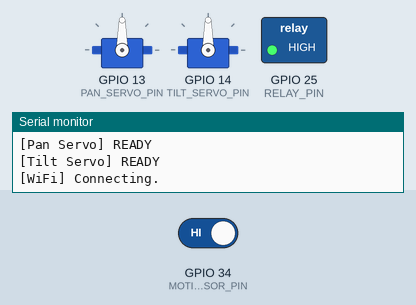
Recording of a sketch running on a simulated ESP32. Parts: 2 × servo, switched loads named in the sketch (green lamp = pin HIGH), the last lines printed to the serial monitor. The test bench sets the inputs (shaded band); at power-on: GPIO 34 (MOTION_SENSOR_PIN) HIGH. WiFi joins after 1.5 s; servers stay silent unless stated.

Above: at 0.1 s.
At 15.1 s:
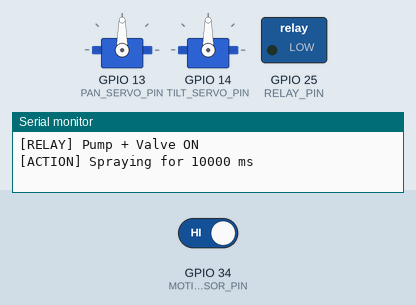
Timing chart, 0 to 26.5 s (numbered marks = the images above):
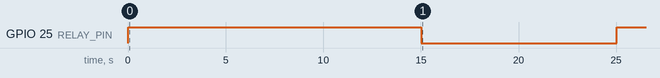

The sketch:

agrisentinel.ino
```cpp
/*
  Agrisentinel controller ESP32
  Owns the motion sensor, pan/tilt servos, and pump/valve relay.
  Requests camera scans and receives validated AI detections over ESP-NOW.
*/

#include <WiFi.h>
#include <esp_now.h>
#include <ESP32Servo.h>

#define RELAY_PIN 25
#define PAN_SERVO_PIN 13
#define TILT_SERVO_PIN 14
#define MOTION_SENSOR_PIN 34

#define RELAY_ON LOW
#define RELAY_OFF HIGH

const char* WIFI_SSID = "YOUR_WIFI_SSID";
const char* WIFI_PASSWORD = "YOUR_WIFI_PASSWORD";

const int PAN_LEFT = 30;
const int PAN_CENTER = 90;
const int PAN_RIGHT = 150;
const int TILT_DOWN = 45;
const int TILT_STRAIGHT = 90;
const int TILT_MIN = 45;
const int TILT_MAX = 90;

const unsigned long SPRAY_TIME = 10000;
const unsigned long SPRAY_COOLDOWN = 10000;
const unsigned long CAMERA_SETTLE_TIME = 500;
const unsigned long CAMERA_RESPONSE_TIMEOUT = 13000;
const unsigned long SENSOR_REARM_TIME = 1500;
const uint16_t BIRD_CONFIDENCE_THRESHOLD_PERMILLE = 750;

const uint8_t MSG_SCAN_REQUEST = 1;
const uint8_t MSG_SCAN_RESULT = 2;
const uint8_t RESULT_AI_VALID = 0;
const uint8_t RESULT_AI_UNAVAILABLE = 1;
const uint8_t RESULT_CAMERA_ERROR = 2;

struct __attribute__((packed)) ScanMessage {
  uint8_t type;
  uint16_t sequence;
  uint8_t status;
  uint8_t birdDetected;
  uint16_t confidencePermille;
};

const uint8_t BROADCAST_MAC[] = { 0xFF, 0xFF, 0xFF, 0xFF, 0xFF, 0xFF };
const int SCAN_PAN_ANGLES[] = {
  PAN_CENTER,
  PAN_LEFT,
  PAN_CENTER,
  PAN_RIGHT,
  PAN_CENTER
};
const size_t SCAN_POSITION_COUNT = sizeof(SCAN_PAN_ANGLES) / sizeof(SCAN_PAN_ANGLES[0]);

enum SystemState {
  MONITORING,
  WAITING_FOR_CAMERA_SETTLE,
  WAITING_FOR_CAMERA_RESULT,
  SPRAYING,
  COOLDOWN
};

Servo panServo;
Servo tiltServo;
SystemState systemState = MONITORING;

portMUX_TYPE resultMux = portMUX_INITIALIZER_UNLOCKED;
volatile bool cameraResultReady = false;
volatile uint16_t cameraResultSequence = 0;
volatile uint8_t cameraResultStatus = RESULT_CAMERA_ERROR;
volatile uint8_t cameraBirdDetected = 0;
volatile uint16_t cameraConfidencePermille = 0;

bool espNowReady = false;
bool relayActive = false;
bool sensorArmed = true;
bool sensorWasHigh = false;
bool hasSprayed = false;
uint16_t scanSequence = 0;
size_t scanPosition = 0;
unsigned long stateStartedAt = 0;
unsigned long sprayStartedAt = 0;
unsigned long cooldownStartedAt = 0;
unsigned long sensorLowStartedAt = 0;

void setRelay(bool enabled) {
  relayActive = enabled;
  digitalWrite(RELAY_PIN, enabled ? RELAY_ON : RELAY_OFF);
}

void setPanAngle(int angle) {
  panServo.write(constrain(angle, PAN_LEFT, PAN_RIGHT));
}

void setTiltAngle(int angle) {
  tiltServo.write(constrain(angle, TILT_MIN, TILT_MAX));
}

void enterMonitoring() {
  systemState = MONITORING;
  Serial.println("[SYSTEM] Monitoring");
}

void startSpray(const char* reason) {
  if (systemState == SPRAYING || systemState == COOLDOWN) {
    return;
  }

  if (hasSprayed && millis() - cooldownStartedAt < SPRAY_COOLDOWN) {
    Serial.println("[SAFETY] Spray request ignored during cooldown");
    systemState = COOLDOWN;
    stateStartedAt = millis();
    return;
  }

  Serial.printf("[ACTION] Deterrent triggered: %s\n", reason);
  setRelay(true);
  sprayStartedAt = millis();
  systemState = SPRAYING;
  stateStartedAt = sprayStartedAt;
  Serial.println("[RELAY] Pump + Valve ON");
  Serial.printf("[ACTION] Spraying for %lu ms\n", SPRAY_TIME);
}

bool addBroadcastPeer() {
  if (esp_now_is_peer_exist(BROADCAST_MAC)) {
    return true;
  }

  esp_now_peer_info_t peer = {};
  memcpy(peer.peer_addr, BROADCAST_MAC, 6);
  peer.channel = 0;
  peer.ifidx = WIFI_IF_STA;
  peer.encrypt = false;

  return esp_now_add_peer(&peer) == ESP_OK;
}

bool sendScanRequest() {
  if (!espNowReady || !addBroadcastPeer()) {
    return false;
  }

  ScanMessage request = {};
  request.type = MSG_SCAN_REQUEST;
  request.sequence = ++scanSequence;
  request.status = 0;
  request.birdDetected = 0;
  request.confidencePermille = 0;

  portENTER_CRITICAL(&resultMux);
  cameraResultReady = false;
  portEXIT_CRITICAL(&resultMux);

  esp_err_t result = esp_now_send(BROADCAST_MAC, (const uint8_t*)&request, sizeof(request));
  if (result != ESP_OK) {
    Serial.printf("[ESP-NOW] Scan request failed: %d\n", result);
    return false;
  }

  Serial.printf("[ESP-NOW] Requested camera scan %u at pan %d\n",
                request.sequence, SCAN_PAN_ANGLES[scanPosition]);
  return true;
}

void onEspNowReceive(const esp_now_recv_info_t* info, const uint8_t* data, int length) {
  if (length != sizeof(ScanMessage)) {
    return;
  }

  ScanMessage message;
  memcpy(&message, data, sizeof(message));
  if (message.type != MSG_SCAN_RESULT) {
    return;
  }

  portENTER_CRITICAL(&resultMux);
  cameraResultSequence = message.sequence;
  cameraResultStatus = message.status;
  cameraBirdDetected = message.birdDetected;
  cameraConfidencePermille = message.confidencePermille;
  cameraResultReady = true;
  portEXIT_CRITICAL(&resultMux);
}

void beginScan() {
  scanPosition = 0;
  setPanAngle(SCAN_PAN_ANGLES[scanPosition]);
  setTiltAngle(TILT_STRAIGHT);
  stateStartedAt = millis();
  systemState = WAITING_FOR_CAMERA_SETTLE;
  Serial.println("[Sensor] Movement detected");
  Serial.println("[Pan/Tilt] Starting scan");
}

void handleMonitoring() {
  bool motionHigh = digitalRead(MOTION_SENSOR_PIN) == HIGH;
  if (!motionHigh) {
    if (sensorWasHigh) {
      sensorLowStartedAt = millis();
      sensorWasHigh = false;
    }
    if (!sensorArmed && millis() - sensorLowStartedAt >= SENSOR_REARM_TIME) {
      sensorArmed = true;
    }
    return;
  }

  if (!sensorArmed) {
    return;
  }

  sensorWasHigh = true;
  sensorArmed = false;
  if (digitalRead(MOTION_SENSOR_PIN) == HIGH) {
    if (!espNowReady) {
      Serial.println("[ESP-NOW] Camera link unavailable; using sensor fallback");
      startSpray("sensor fallback");
      return;
    }
    beginScan();
  }
}

void handleCameraSettle() {
  if (millis() - stateStartedAt < CAMERA_SETTLE_TIME) {
    return;
  }

  if (!sendScanRequest()) {
    Serial.println("[ESP-NOW] Camera request could not be sent; using sensor fallback");
    startSpray("camera link failure");
    return;
  }

  stateStartedAt = millis();
  systemState = WAITING_FOR_CAMERA_RESULT;
}

void handleCameraResult() {
  bool ready;
  uint16_t sequence;
  uint8_t status;
  uint8_t birdDetected;
  uint16_t confidence;

  portENTER_CRITICAL(&resultMux);
  ready = cameraResultReady;
  sequence = cameraResultSequence;
  status = cameraResultStatus;
  birdDetected = cameraBirdDetected;
  confidence = cameraConfidencePermille;
  if (ready) {
    cameraResultReady = false;
  }
  portEXIT_CRITICAL(&resultMux);

  if (ready && sequence == scanSequence) {
    if (status != RESULT_AI_VALID) {
      Serial.printf("[AI] Camera/backend unavailable (status %u); sensor fallback\n", status);
      startSpray("AI unavailable");
      return;
    }

    Serial.printf("[AI] Confidence: %.2f\n", confidence / 1000.0f);
    if (birdDetected == 1 && confidence >= BIRD_CONFIDENCE_THRESHOLD_PERMILLE) {
      Serial.println("[AI] Bird confirmed by camera");
      startSpray("AI-confirmed bird");
      return;
    }

    Serial.println("[AI] No bird above confidence threshold");
    scanPosition++;
    if (scanPosition >= SCAN_POSITION_COUNT) {
      setPanAngle(PAN_CENTER);
      enterMonitoring();
      return;
    }

    setPanAngle(SCAN_PAN_ANGLES[scanPosition]);
    setTiltAngle(TILT_STRAIGHT);
    stateStartedAt = millis();
    systemState = WAITING_FOR_CAMERA_SETTLE;
    return;
  }

  if (millis() - stateStartedAt >= CAMERA_RESPONSE_TIMEOUT) {
    Serial.println("[ESP-NOW] Camera response timeout; using sensor fallback");
    startSpray("camera response timeout");
  }
}

void handleSpraying() {
  if (millis() - sprayStartedAt < SPRAY_TIME) {
    return;
  }

  setRelay(false);
  hasSprayed = true;
  cooldownStartedAt = millis();
  Serial.println("[RELAY] Pump + Valve OFF");
  Serial.println("[COOLDOWN] Starting");
  systemState = COOLDOWN;
  stateStartedAt = cooldownStartedAt;
}

void handleCooldown() {
  setRelay(false);
  if (millis() - cooldownStartedAt >= SPRAY_COOLDOWN) {
    sensorArmed = digitalRead(MOTION_SENSOR_PIN) == LOW;
    sensorLowStartedAt = millis();
    enterMonitoring();
  }
}

void setup() {
  Serial.begin(115200);

  digitalWrite(RELAY_PIN, RELAY_OFF);
  pinMode(RELAY_PIN, OUTPUT);
  relayActive = false;
  pinMode(MOTION_SENSOR_PIN, INPUT);

  panServo.attach(PAN_SERVO_PIN);
  tiltServo.attach(TILT_SERVO_PIN);
  setPanAngle(PAN_CENTER);
  setTiltAngle(TILT_STRAIGHT);

  Serial.println();
  Serial.println("====================================");
  Serial.println("AGRISENTINEL CONTROLLER ESP32");
  Serial.println("====================================");
  Serial.println("[RELAY] Pump + Valve default OFF");
  Serial.println("[Sensor] READY");
  Serial.println("[Pan Servo] READY");
  Serial.println("[Tilt Servo] READY");

  WiFi.mode(WIFI_STA);
  WiFi.begin(WIFI_SSID, WIFI_PASSWORD);
  Serial.print("[WiFi] Connecting");
  unsigned long startedAt = millis();
  while (WiFi.status() != WL_CONNECTED && millis() - startedAt < 15000) {
    delay(250);
    Serial.print(".");
  }
  Serial.println();

  if (WiFi.status() == WL_CONNECTED) {
    Serial.print("[WiFi] Connected; ESP-NOW channel ");
    Serial.println(WiFi.channel());
  } else {
    Serial.println("[WiFi] Unavailable; AI camera link may not work");
  }

  Serial.print("[ESP-NOW] Controller MAC: ");
  Serial.println(WiFi.macAddress());

  if (esp_now_init() == ESP_OK) {
    espNowReady = true;
    esp_now_register_recv_cb(onEspNowReceive);
    if (!addBroadcastPeer()) {
      espNowReady = false;
    }
  }

  if (espNowReady) {
    Serial.println("[ESP-NOW] READY");
  } else {
    Serial.println("[ESP-NOW] Initialization failed; sensor fallback enabled");
  }

  enterMonitoring();
}

void loop() {
  switch (systemState) {
    case MONITORING:
      handleMonitoring();
      break;
    case WAITING_FOR_CAMERA_SETTLE:
      handleCameraSettle();
      break;
    case WAITING_FOR_CAMERA_RESULT:
      handleCameraResult();
      break;
    case SPRAYING:
      handleSpraying();
      break;
    case COOLDOWN:
      handleCooldown();
      break;
  }

  delay(5);
}
```

Measured:
- by itself, GPIO 25 (RELAY_PIN): HIGH → LOW at 15.0 s, → HIGH 10.0 s later
